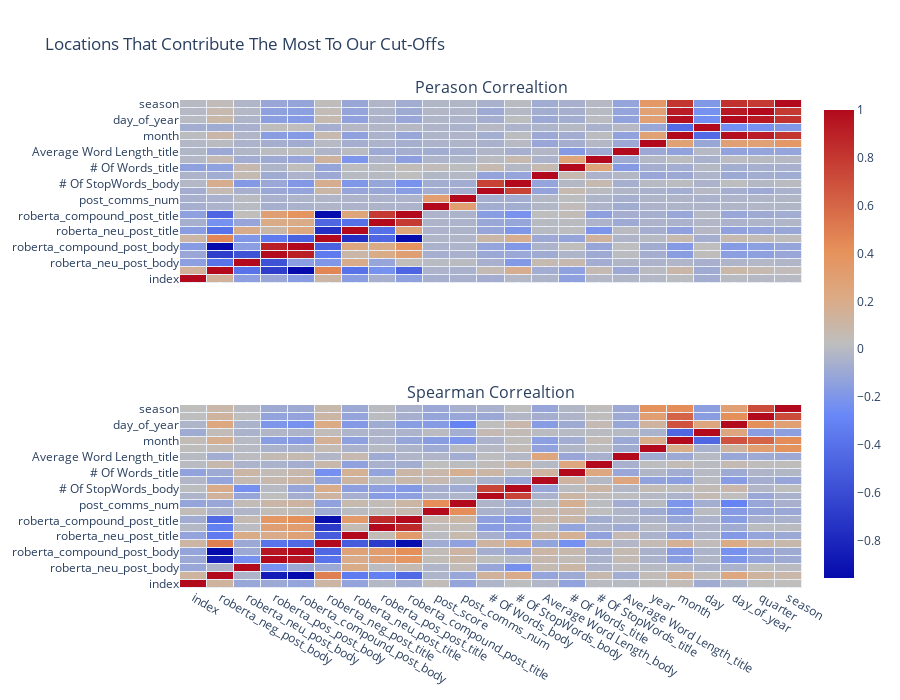

Notebook code for this chart:
### Code cell
fig = make_subplots(rows=2, cols=1,shared_xaxes=True,subplot_titles=('Perason Correaltion',  'Spearman Correaltion'))
colorscale=     [[1.0              , "rgb(165,0,38)"],
                [0.8888888888888888, "rgb(215,48,39)"],
                [0.7777777777777778, "rgb(244,109,67)"],
                [0.6666666666666666, "rgb(253,174,97)"],
                [0.5555555555555556, "rgb(254,224,144)"],
                [0.4444444444444444, "rgb(224,243,248)"],
                [0.3333333333333333, "rgb(171,217,233)"],
                [0.2222222222222222, "rgb(116,173,209)"],
                [0.1111111111111111, "rgb(69,117,180)"],
                [0.0               , "rgb(49,54,149)"]]

s_val =ft_data.corr('pearson')
s_idx = s_val.index
s_col = s_val.columns
s_val = s_val.values
fig.add_trace(
    go.Heatmap(x=s_col,y=s_idx,z=s_val,name='pearson',showscale=False,xgap=1,ygap=1,colorscale=colorscale),
    row=1, col=1
)


s_val =ft_data.corr('spearman')
s_idx = s_val.index
s_col = s_val.columns
s_val = s_val.values
fig.add_trace(
    go.Heatmap(x=s_col,y=s_idx,z=s_val,xgap=1,ygap=1,colorscale=colorscale),
    row=2, col=1
)

fig.update_layout(height=700, width=900, title_text="Locations That Contribute The Most To Our Cut-Offs")
fig.show()

### Figure 1 — Plotly figure (JSON) as saved in the notebook; plotly's stock layout.template omitted (floating-point values rounded to 4 significant figures; data arrays with more than 128 entries replaced by an {"elided": "..."} marker saying what was removed)
{"data": [{"colorscale": [[1, "rgb(165,0,38)"], [0.8889, "rgb(215,48,39)"], [0.7778, "rgb(244,109,67)"], [0.6667, "rgb(253,174,97)"], [0.5556, "rgb(254,224,144)"], [0.4444, "rgb(224,243,248)"], [0.3333, "rgb(171,217,233)"], [0.2222, "rgb(116,173,209)"], [0.1111, "rgb(69,117,180)"], [0, "rgb(49,54,149)"]], "name": "pearson", "showscale": false, "type": "heatmap", "x": ["index", "roberta_neg_post_body", "roberta_neu_post_body", "roberta_pos_post_body", "roberta_compound_post_body", "roberta_neg_post_title", "roberta_neu_post_title", "roberta_pos_post_title", "roberta_compound_post_title", "post_score", "post_comms_num", "# Of Words_body", "# Of StopWords_body", "Average Word Length_body", "# Of Words_title", "# Of StopWords_title", "Average Word Length_title", "year", "month", "day", "day_of_year", "quarter", "season"], "xaxis": "x", "xgap": 1, "y": ["index", "roberta_neg_post_body", "roberta_neu_post_body", "roberta_pos_post_body", "roberta_compound_post_body", "roberta_neg_post_title", "roberta_neu_post_title", "roberta_pos_post_title", "roberta_compound_post_title", "post_score", "post_comms_num", "# Of Words_body", "# Of StopWords_body", "Average Word Length_body", "# Of Words_title", "# Of StopWords_title", "Average Word Length_title", "year", "month", "day", "day_of_year", "quarter", "season"], "yaxis": "y", "ygap": 1, "z": {"elided": "23x23 float values"}}, {"colorscale": [[1, "rgb(165,0,38)"], [0.8889, "rgb(215,48,39)"], [0.7778, "rgb(244,109,67)"], [0.6667, "rgb(253,174,97)"], [0.5556, "rgb(254,224,144)"], [0.4444, "rgb(224,243,248)"], [0.3333, "rgb(171,217,233)"], [0.2222, "rgb(116,173,209)"], [0.1111, "rgb(69,117,180)"], [0, "rgb(49,54,149)"]], "type": "heatmap", "x": ["index", "roberta_neg_post_body", "roberta_neu_post_body", "roberta_pos_post_body", "roberta_compound_post_body", "roberta_neg_post_title", "roberta_neu_post_title", "roberta_pos_post_title", "roberta_compound_post_title", "post_score", "post_comms_num", "# Of Words_body", "# Of StopWords_body", "Average Word Length_body", "# Of Words_title", "# Of StopWords_title", "Average Word Length_title", "year", "month", "day", "day_of_year", "quarter", "season"], "xaxis": "x2", "xgap": 1, "y": ["index", "roberta_neg_post_body", "roberta_neu_post_body", "roberta_pos_post_body", "roberta_compound_post_body", "roberta_neg_post_title", "roberta_neu_post_title", "roberta_pos_post_title", "roberta_compound_post_title", "post_score", "post_comms_num", "# Of Words_body", "# Of StopWords_body", "Average Word Length_body", "# Of Words_title", "# Of StopWords_title", "Average Word Length_title", "year", "month", "day", "day_of_year", "quarter", "season"], "yaxis": "y2", "ygap": 1, "z": {"elided": "23x23 float values"}}], "layout": {"annotations": [{"font": {"size": 16}, "showarrow": false, "text": "Perason Correaltion", "x": 0.5, "xanchor": "center", "xref": "paper", "y": 1, "yanchor": "bottom", "yref": "paper"}, {"font": {"size": 16}, "showarrow": false, "text": "Spearman Correaltion", "x": 0.5, "xanchor": "center", "xref": "paper", "y": 0.375, "yanchor": "bottom", "yref": "paper"}], "height": 700, "title": {"text": "Locations That Contribute The Most To Our Cut-Offs"}, "width": 900, "xaxis": {"anchor": "y", "domain": [0, 1], "matches": "x2", "showticklabels": false}, "xaxis2": {"anchor": "y2", "domain": [0, 1]}, "yaxis": {"anchor": "x", "domain": [0.625, 1]}, "yaxis2": {"anchor": "x2", "domain": [0, 0.375]}}}
